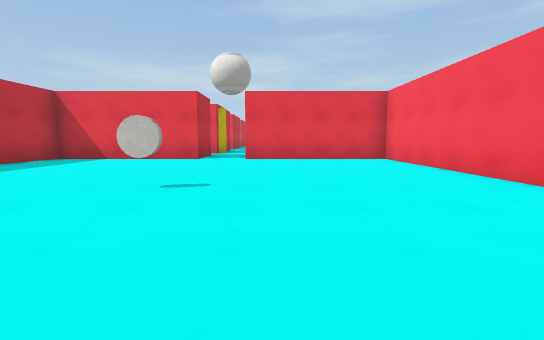
view 1 (above)

24 first-person views from a walk through a scene from a Unity 3-D project. The camera is 1.2 m above the floor, tilts 6° down and sees 85° across. The floor is counted in squares, 2 m on a side. Each view is taken from the middle of a square. On the plan, view 1 faces up. The plan holds only what a view shows up to about 9 squares ahead; the rest is blank. The place goes on beyond the plan. The player is left out. Some animated figures are not drawn. Surface patterns are stand-ins for the level's own textures.

view 2
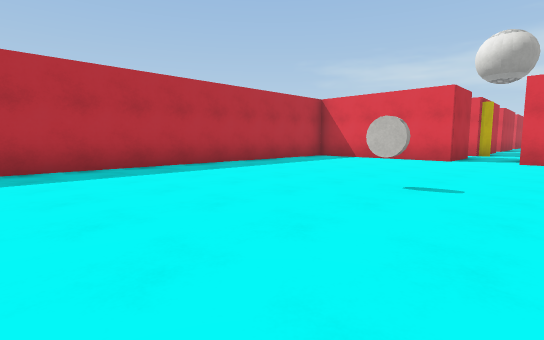

view 3
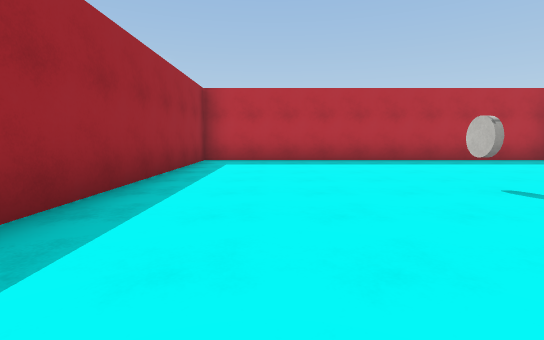

view 4
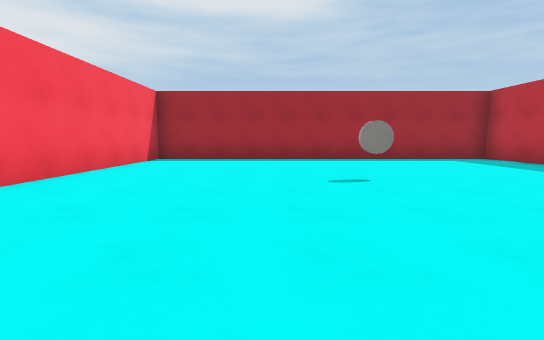

view 5
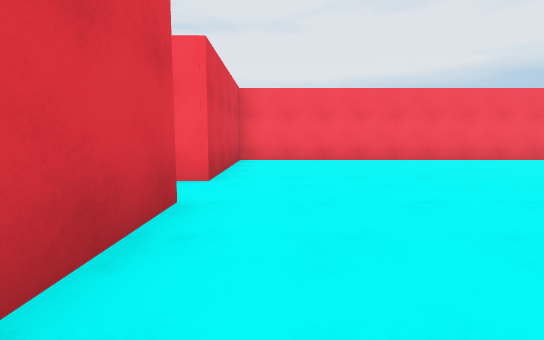

view 6
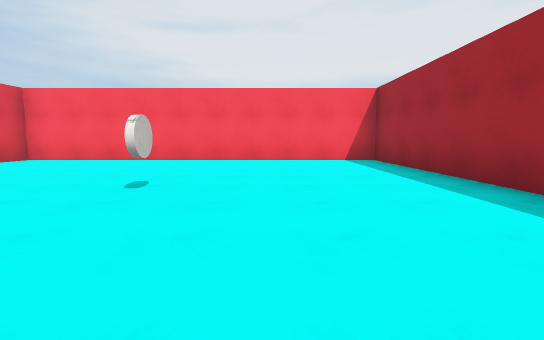

view 7
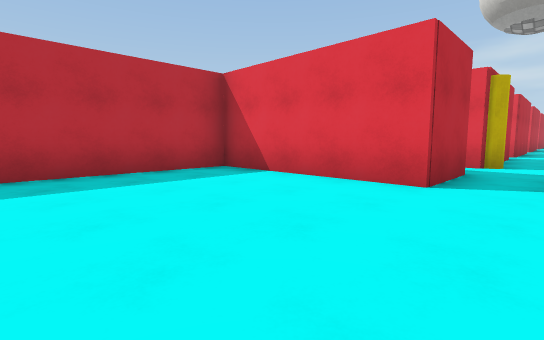

view 8
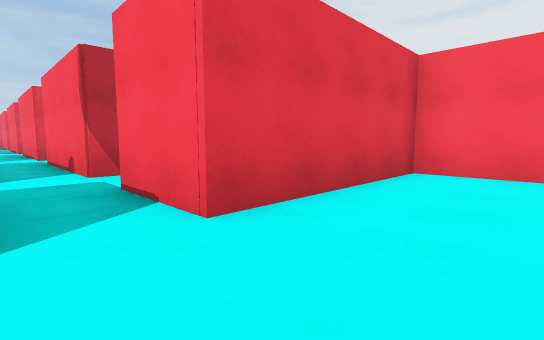

view 9
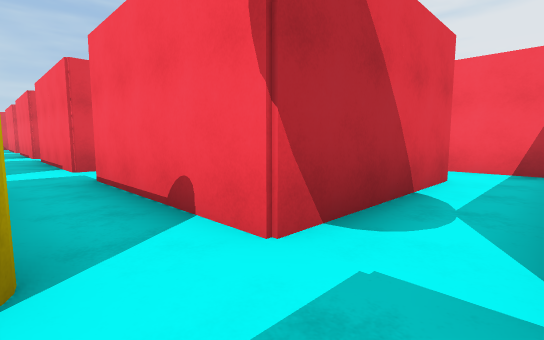

view 10
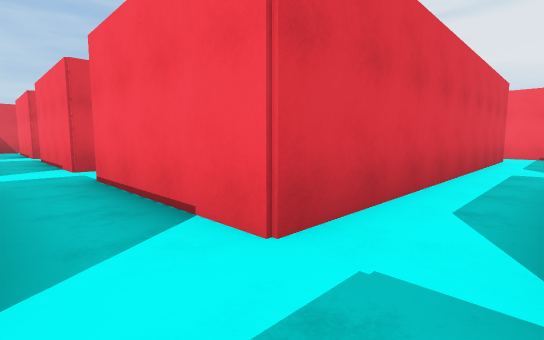

view 11
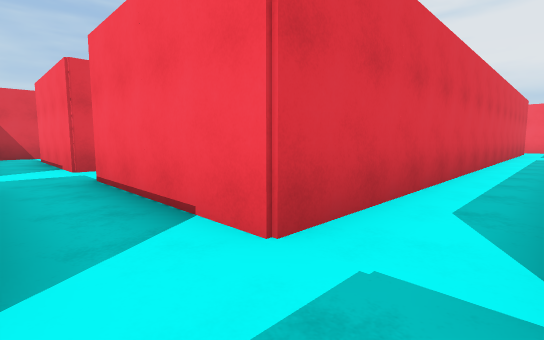

view 12
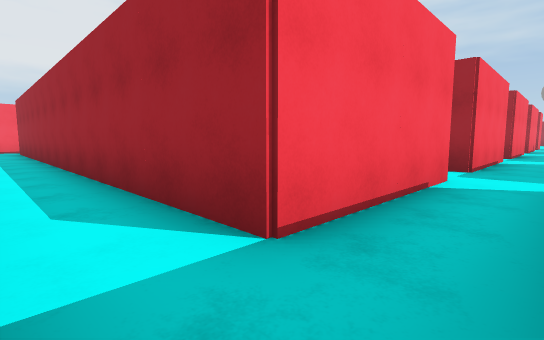

view 13
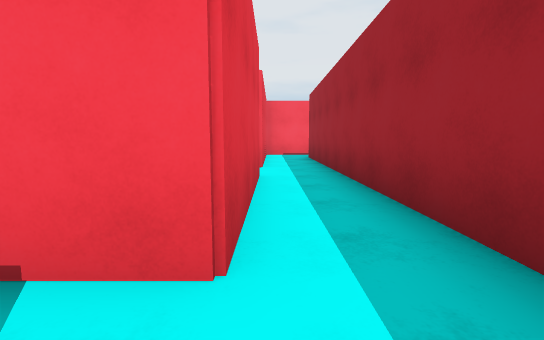

view 14
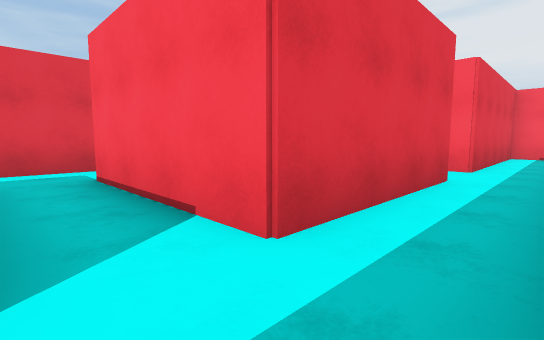

view 15
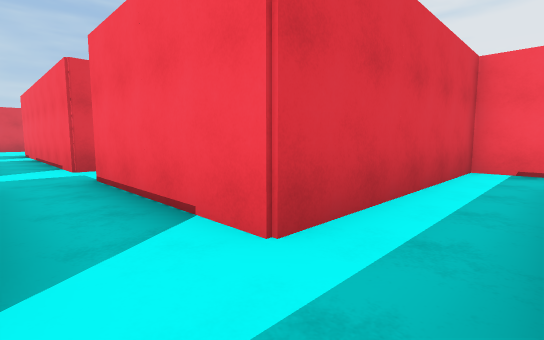

view 16
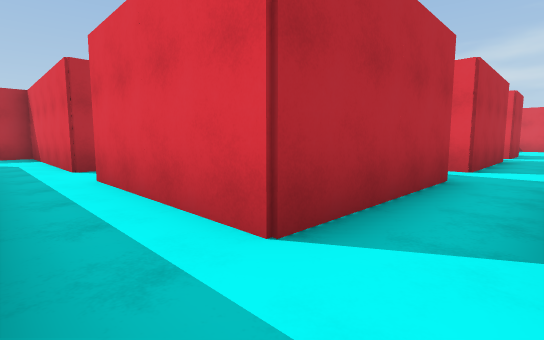

view 17
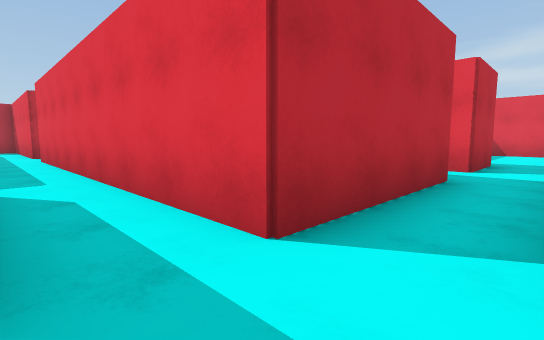

view 18
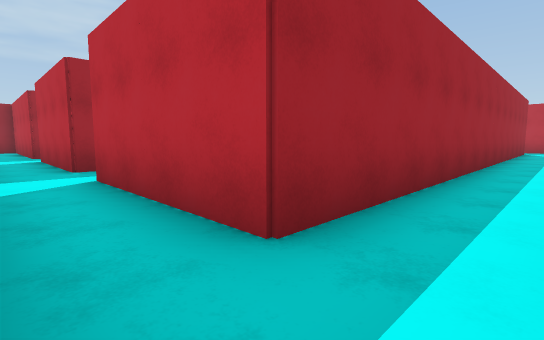

view 19
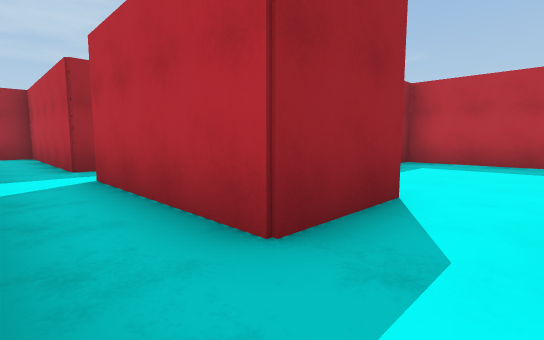

view 20
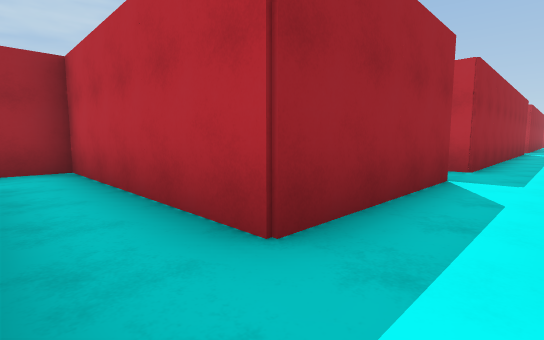

view 21
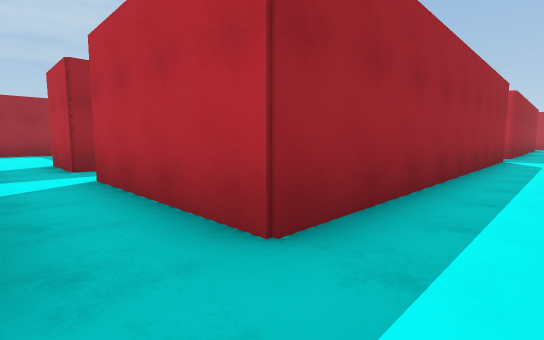

view 22
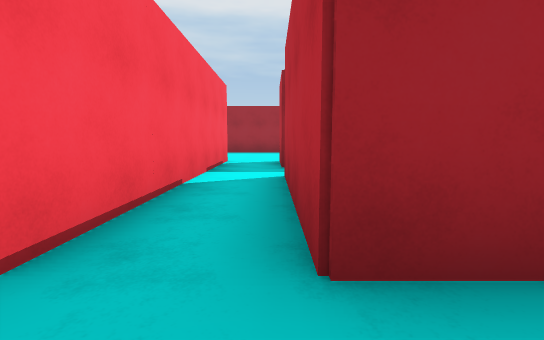

view 23
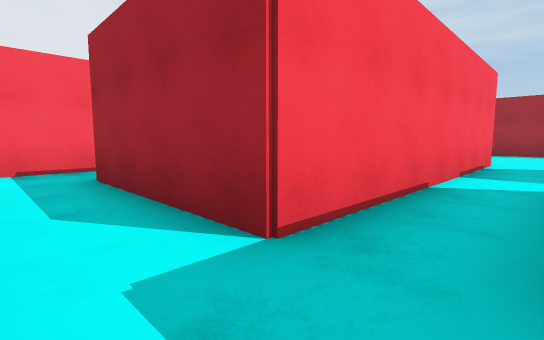

view 24
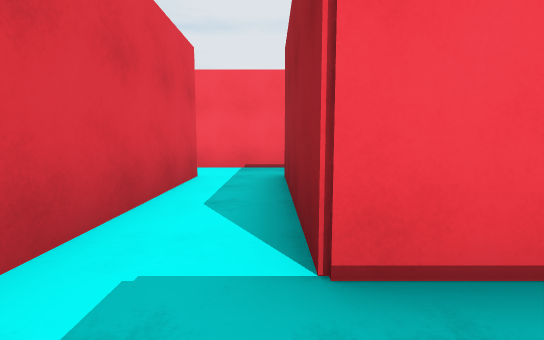

### Floor plan
Points are (right, up) in squares from view 1. A wall is a line through its corners. A room is listed if a view was taken in it or the views show most of it. See-through windows are left out.
Room 1 (views 1, 2, 3, 4, 5, 6, 7, 8)
walls: (-2.2, 8.9) (-6.4, 8.9) (-6.4, -0.9) (3.4, -0.9) (3.4, 8.9) (-0.8, 8.9)
ways out: opening at (-1.5, 9.5) to room 2
objects: other object (-2, 4)
Room 2 (views 9, 10, 11, 12, 13, 14, 15, 16, 17, 18, 19, 20, 21, 22, 23, 24)
walls: (-0.4, 27.2) (-0.8, 27.2) (-0.8, 30.8) (12.8, 30.8) (12.8, 27.2); (2.8, 32.6) (2.8, 32.2) (-2.2, 32.2) (-2.2, 31.5); (-0.8, 20.8) (7.8, 20.8) (7.8, 17.2) (-0.8, 17.2) (-0.8, 20.8); (7.8, 35.8) (7.8, 32.2) (4.2, 32.2) (4.2, 35.8); (10.9, 25.8) (12.8, 25.8) (12.8, 22.2) (-0.8, 22.2) (-0.8, 25.8) (-0.4, 25.8); (-2.2, 15.8) (-2.2, 14.9); (9.6, 37.2) (9.2, 37.2) (9.2, 42.6); (7.4, 15.8) (7.8, 15.8) (7.8, 13.9); (7.8, 40.8) (7.8, 37.2) (-0.8, 37.2); (14.2, 31.2) (14.2, 32.2) (9.2, 32.2) (9.2, 35.8); (2.8, 12.2) (-0.8, 12.2) (-0.8, 15.8); (14.2, 20.4) (14.2, 22.6); (-2.2, 10.8) (-2.2, 8.9); (9.2, 13.9) (9.2, 20.8) (12.8, 20.8) (12.8, 15.8) (13.8, 15.8); (4.2, 11.2) (4.2, 12.6); (7.8, 44.1) (7.8, 42.2) (7.4, 42.2); (-0.8, 8.9) (-0.8, 10.8)
ways out: opening at (-1.5, 9.5) to room 1; opening at (8.5, 14.5); opening at (8.5, 43.5); opening at (11.5, 26.5)
objects: other object (-2, 13)

Positions as (right, up) in squares from view 1, and headings:
1: (0, 0), facing up
2: (0, 0), facing up-left
3: (2, 1), facing left
4: (0, 8), facing down
5: (-5, 8), facing right
6: (-5, 2), facing right
7: (-1, 5), facing up-left
8: (-2, 7), facing up-right
9: (-2, 11), facing up-right
10: (-2, 16), facing up-right
11: (-2, 21), facing up-right
12: (-2, 32), facing down-right
13: (3, 32), facing right
14: (3, 31), facing up-right
15: (8, 31), facing up-right
16: (9, 31), facing up-left
17: (9, 36), facing up-left
18: (14, 32), facing down-left
19: (14, 27), facing down-left
20: (14, 22), facing down-left
21: (9, 22), facing down-left
22: (8, 22), facing down
23: (8, 22), facing down-right
24: (8, 21), facing right
